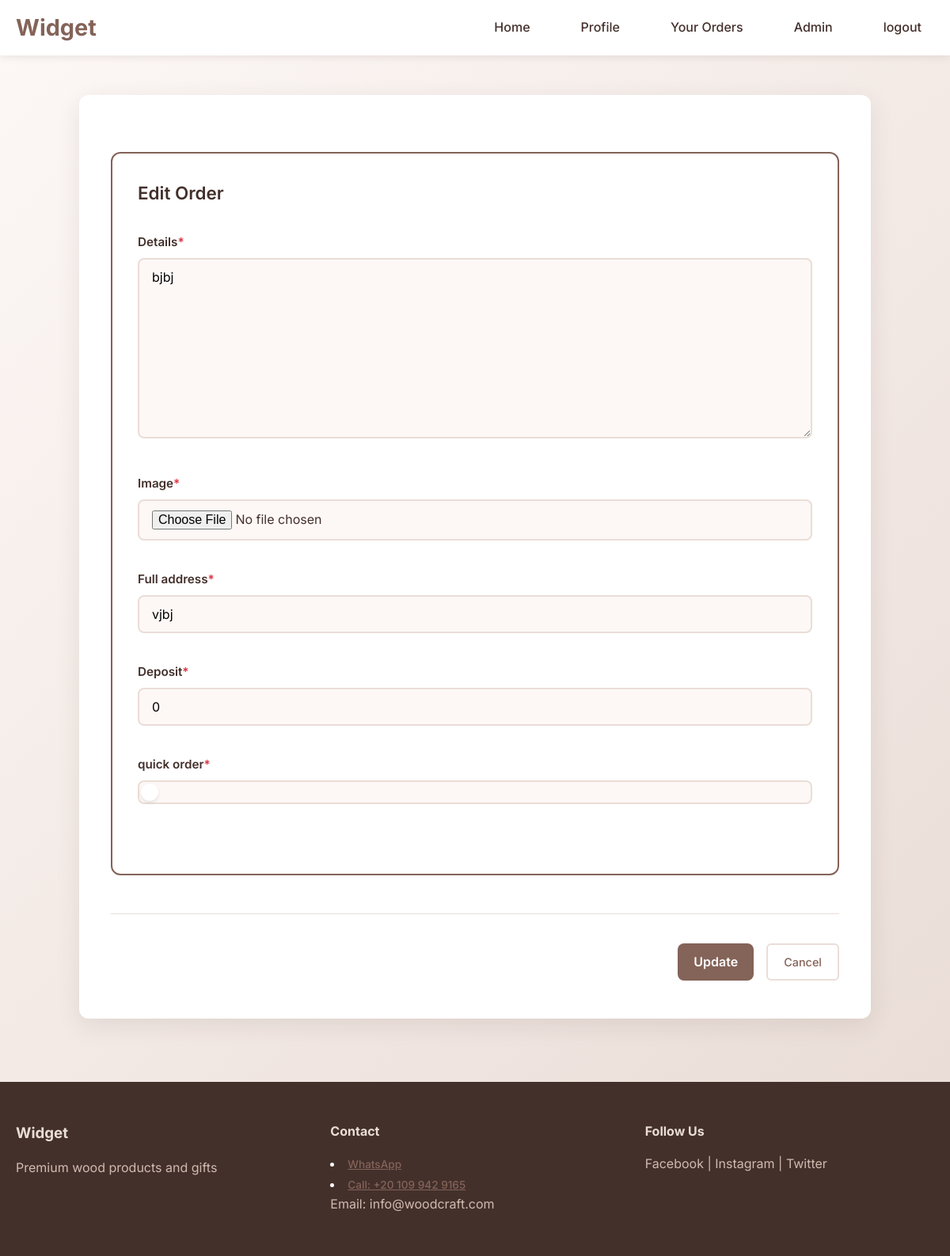
The app's page /uedit-order/30/ (signed in) with its own data.
### base/models.py (models this page shows, shortened)
class Order(models.Model):
    STATUS_CHOICES = (
        ('Pending', 'Pending'),
        ('InProgress', 'In Progress'),
        ('Completed', 'Completed'),
        ('Cancelled', 'Cancelled'),
        ('Delivered', 'Delivered'),
    )
    user = models.ForeignKey(User, on_delete=models.CASCADE)
    details = models.TextField()
    image = models.ImageField(upload_to='order_images/', blank=True, null=True)
    full_address = models.CharField(max_length=255, default='', blank=True)
    status = models.CharField(max_length=20, choices=STATUS_CHOICES, default='Pending')
    is_quick = models.BooleanField(default=False)
    price = models.DecimalField(max_digits=10, decimal_places=2, null=True, blank=True, default=0)
    paid = models.DecimalField(max_digits=10, decimal_places=2, default=0)
    deposit = models.IntegerField(null=True, blank=True, default=0)
    due_date = models.DateTimeField(null=True, blank=True)
    created_at = models.DateTimeField(auto_now_add=True)
    updated_at = models.DateTimeField(auto_now=True)
    class Meta:
        ordering = ['-created_at']

### base/views.py (the view)
# urls.py: path('uedit-order/<int:pk>/', views.user_edit_order, name='uedit_order'),
@login_required(login_url='login')
def user_edit_order(request, pk):
    user = request.user
    order = get_object_or_404(Order, id=pk)
    if order.status != 'Pending':
        messages.info(request, 'you cannot update the order while processing or delivering (contact with admin if wanted)')
        return redirect('user_orders')
    if request.method =='POST':
        form = GetOrderForm(request.POST, request.FILES, instance=order)
        if form.is_valid():
            order = form.save(commit=False)
            order.user = user
            order.save()
            messages.success(request, 'order was updated')
            return redirect('user_orders')
    else:
        form = GetOrderForm(instance=order)
    context = {'form':form}
    return render(request, 'base/user_edit_order.html', context)

### base/forms.py
class GetOrderForm(forms.ModelForm):
    class Meta:
        model = Order
        fields = ['details', 'image', 'full_address', 'deposit', 'is_quick']
        labels = {
            'is_quick': 'quick order'
        }
        widgets = {
            'is_quick': forms.CheckboxInput(attrs={'class': 'toggle-checkbox', 'id': 'is_quick_toggle'}),
        }

### base/templates/base/user_edit_order.html (shortened to what this page needs)
{% extends 'main.html' %}
{% block content %}
    <section class="product-config-section">
        <div class="config-container">
            <form id="orderForm" class="product-form" method="post">
                <div class="form-section active">
                    <div class="section-header">
                        <h3 class="section-title">
                            Edit Order
                        </h3>
                    </div>
                    <div class="form-grid">
                        {% for field in form %}
                        <div class="form-field">
                            <label class="form-label" >{{ field.label }}<span class="required">*</span></label>
                            {{ field }}
                        </div>
                        {% endfor %}
                    </div>
                </div>
                <div class="form-actions">
                    <button type="submit" class="btn-primary">Update</button>
                    <a href="{% url 'user_orders' %}" class="btn-secondary">Cancel</a>
                </div>
            </form>
        </div>
    </section>
{% endblock %}

### static/style/style.css (style rules this page uses)
* { margin: 0; padding: 0; box-sizing: border-box; }
body { font-family: 'Inter', sans-serif; line-height: 1.6; color: #43302b; background-color: #fdf8f6; }
.btn-primary { display: inline-block; background-color: #846358; color: white; padding: 12px 30px; text-decoration: none; border-radius: 8px; font-weight: 600; transition: all 0.3s ease; border: none; cursor: pointer; font-size: 1rem; }
.btn-secondary { background-color: white; color: #846358; padding: 10px 20px; border: 2px solid #eaddd7; border-radius: 6px; font-weight: 500; cursor: pointer; transition: all 0.3s ease; font-size: 0.9rem; }
.form-field { margin-bottom: 1.5rem; position: relative; }
.form-label { display: block; margin-bottom: 0.5rem; font-weight: 500; color: #374151; }
.form-field input, .form-field select, .form-field textarea { width: 100%; padding: 0.75rem 1rem; border: 1px solid #e5e7eb; border-radius: 6px; font-size: 1rem; transition: border-color 0.2s, box-shadow 0.2s; }
.product-form { margin-top: 2rem; }
.form-grid { grid-template-columns: 1fr; gap: 1.5rem; margin-bottom: 1.5rem; }
.form-actions { display: flex; gap: 1rem; margin-top: 2rem; padding-top: 1rem; border-top: 1px solid #eaddd7; }
.required { color: #dc3545; }
.product-config-section { padding: 120px 0 80px; background: linear-gradient(135deg, #fdf8f6 0%, #eaddd7 100%); min-height: 100vh; }
.config-container { max-width: 1000px; background: white; margin: 0 auto; padding: 2.5rem; border-radius: 12px; box-shadow: 0 8px 30px rgba(67, 48, 43, 0.1); }
.form-section { margin-bottom: 3rem; padding: 2rem; border: 2px solid #eaddd7; border-radius: 12px; background: #fdf8f6; }
.form-section.active { border-color: #846358; background: white; }
.section-header { display: flex; justify-content: space-between; align-items: center; margin-bottom: 2rem; }
.section-title { display: flex; align-items: center; gap: 0.5rem; font-size: 1.4rem; font-weight: 600; color: #43302b; }
.form-grid { display: grid; grid-template-columns: 1fr; gap: 0.8rem; margin-bottom: 1.5rem; }
.form-field { margin-bottom: 1.5rem; }
.form-label { display: block; margin-bottom: 0.5rem; font-weight: 600; color: #43302b; font-size: 0.95rem; }
.form-field input, .form-field select, .form-field textarea { width: 100%; padding: 12px 16px; border: 2px solid #eaddd7; border-radius: 8px; font-size: 1rem; transition: all 0.3s ease; background-color: #fdf8f6; font-family: inherit; }
.btn-primary { display: inline-block; background-color: #846358; color: white; padding: 10px 20px; margin-bottom: 0.5rem; margin-top: 0.3rem; text-decoration: none; border-radius: 8px; font-weight: 600; transition: all 0.3s ease; border: none; cursor: pointer; font-size: 1rem; font-family: inherit; }
.btn-secondary { background-color: white; color: #846358; padding: 10px 20px; margin-bottom: 0.5rem; margin-top: 0.3rem; border: 2px solid #eaddd7; border-radius: 6px; font-weight: 500; cursor: pointer; transition: all 0.3s ease; font-size: 0.9rem; text-decoration: none; display: inline-block; font-family: inherit; }
.form-actions { display: flex; justify-content: flex-end; gap: 1rem; margin-top: 3rem; padding-top: 2rem; border-top: 1px solid #eaddd7; }
.toggle-checkbox { appearance: none; -webkit-appearance: none; width: 60px; height: 30px; background: #e5e7eb; border-radius: 30px; position: relative; cursor: pointer; outline: none; transition: all 0.3s ease; border: 2px solid transparent; }
.toggle-checkbox::before { content: ""; position: absolute; top: 2px; left: 2px; width: 22px; height: 22px; border-radius: 50%; background: white; transition: all 0.3s ease; box-shadow: 0 2px 4px rgba(0, 0, 0, 0.1); }

### records on screen
Order: form "bjbj" "vjbj" "0"

### other values on screen
{{ field.label }} "Details" "Image" "Full address" "Deposit" "quick order"
